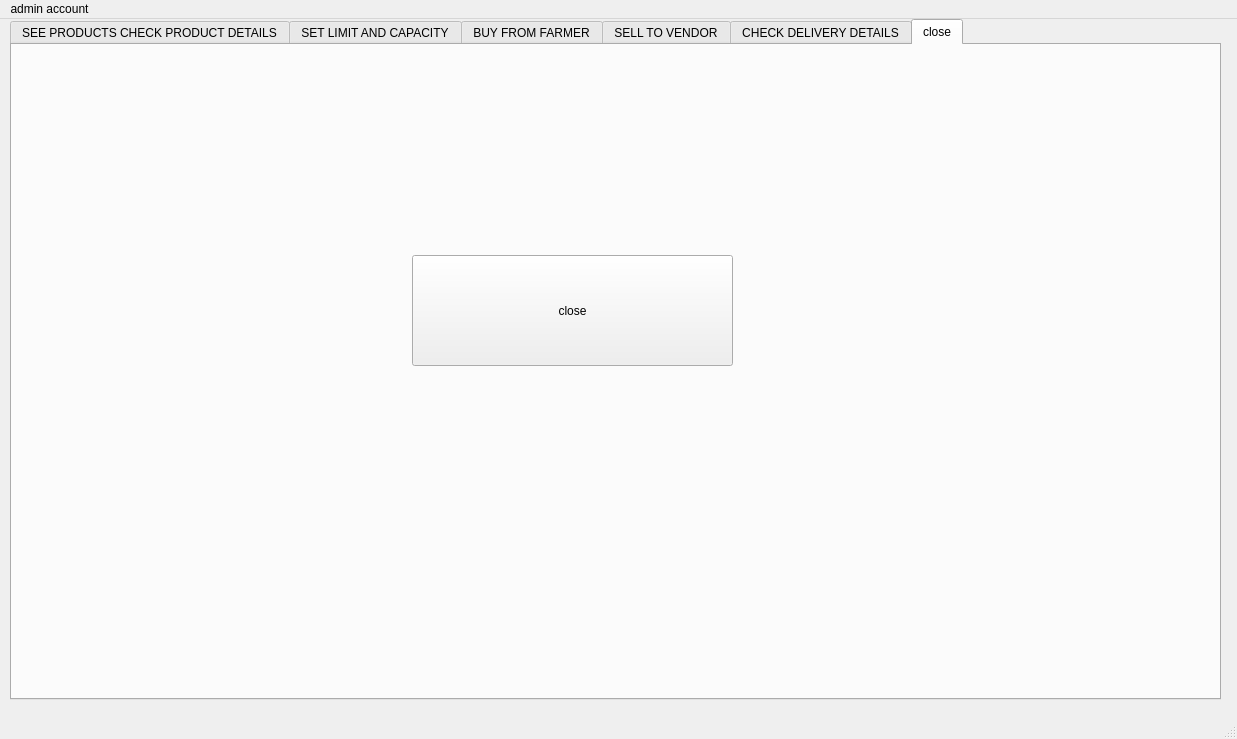
<?xml version="1.0" encoding="UTF-8"?>
<ui version="4.0">
 <class>admin_window</class>
 <widget class="QMainWindow" name="admin_window">
  <property name="geometry">
   <rect>
    <x>0</x>
    <y>0</y>
    <width>1237</width>
    <height>739</height>
   </rect>
  </property>
  <property name="windowTitle">
   <string>MainWindow</string>
  </property>
  <widget class="QWidget" name="centralwidget">
   <widget class="QTabWidget" name="tabWidget">
    <property name="geometry">
     <rect>
      <x>10</x>
      <y>0</y>
      <width>1211</width>
      <height>681</height>
     </rect>
    </property>
    <property name="currentIndex">
     <number>5</number>
    </property>
    <widget class="QWidget" name="tab">
     <attribute name="title">
      <string>SEE PRODUCTS CHECK PRODUCT DETAILS</string>
     </attribute>
     <widget class="QTabWidget" name="tabWidget_3">
      <property name="geometry">
       <rect>
        <x>60</x>
        <y>30</y>
        <width>1081</width>
        <height>591</height>
       </rect>
      </property>
      <property name="currentIndex">
       <number>1</number>
      </property>
      <widget class="QWidget" name="tab_5">
       <attribute name="title">
        <string>SEE ALL PRODUCTS</string>
       </attribute>
       <widget class="QLabel" name="label_5">
        <property name="geometry">
         <rect>
          <x>320</x>
          <y>40</y>
          <width>461</width>
          <height>17</height>
         </rect>
        </property>
        <property name="text">
         <string>THE PRODUCTS THAT ARE STORED IN THIS COLD STORAGE ARE:-</string>
        </property>
       </widget>
       <widget class="QPushButton" name="refresh_again">
        <property name="geometry">
         <rect>
          <x>480</x>
          <y>60</y>
          <width>89</width>
          <height>25</height>
         </rect>
        </property>
        <property name="text">
         <string>REFRESH</string>
        </property>
       </widget>
       <widget class="QScrollArea" name="scrollArea">
        <property name="geometry">
         <rect>
          <x>90</x>
          <y>140</y>
          <width>891</width>
          <height>281</height>
         </rect>
        </property>
        <property name="widgetResizable">
         <bool>true</bool>
        </property>
        <widget class="QWidget" name="scrollAreaWidgetContents">
         <property name="geometry">
          <rect>
           <x>0</x>
           <y>0</y>
           <width>889</width>
           <height>279</height>
          </rect>
         </property>
         <layout class="QVBoxLayout" name="verticalLayout_2">
          <item>
           <widget class="QPushButton" name="pushButton_3">
            <property name="text">
             <string>PushButton</string>
            </property>
           </widget>
          </item>
         </layout>
        </widget>
       </widget>
      </widget>
      <widget class="QWidget" name="tab_6">
       <attribute name="title">
        <string>CHECK INDIVIDUAL PRODUCT DETAILS</string>
       </attribute>
       <widget class="QPushButton" name="pushButton_2">
        <property name="geometry">
         <rect>
          <x>420</x>
          <y>90</y>
          <width>89</width>
          <height>25</height>
         </rect>
        </property>
        <property name="text">
         <string>search</string>
        </property>
       </widget>
       <widget class="QWidget" name="layoutWidget">
        <property name="geometry">
         <rect>
          <x>210</x>
          <y>40</y>
          <width>541</width>
          <height>41</height>
         </rect>
        </property>
        <layout class="QHBoxLayout" name="horizontalLayout_5">
         <item>
          <widget class="QLabel" name="label_9">
           <property name="text">
            <string>enter the product name:-</string>
           </property>
          </widget>
         </item>
         <item>
          <widget class="QLineEdit" name="search_product"/>
         </item>
        </layout>
       </widget>
       <widget class="QLabel" name="label_7">
        <property name="geometry">
         <rect>
          <x>210</x>
          <y>170</y>
          <width>811</width>
          <height>301</height>
         </rect>
        </property>
        <property name="text">
         <string/>
        </property>
       </widget>
      </widget>
     </widget>
    </widget>
    <widget class="QWidget" name="tab_2">
     <attribute name="title">
      <string>SET LIMIT AND CAPACITY</string>
     </attribute>
     <widget class="QTabWidget" name="tabWidget_2">
      <property name="geometry">
       <rect>
        <x>30</x>
        <y>20</y>
        <width>1111</width>
        <height>611</height>
       </rect>
      </property>
      <property name="currentIndex">
       <number>1</number>
      </property>
      <widget class="QWidget" name="tab_3">
       <attribute name="title">
        <string>ADD NEW PRODUCT</string>
       </attribute>
       <widget class="QWidget" name="layoutWidget">
        <property name="geometry">
         <rect>
          <x>220</x>
          <y>50</y>
          <width>641</width>
          <height>251</height>
         </rect>
        </property>
        <layout class="QVBoxLayout" name="verticalLayout">
         <item>
          <layout class="QHBoxLayout" name="horizontalLayout">
           <item>
            <widget class="QLabel" name="label">
             <property name="text">
              <string>PRODUCT NAME</string>
             </property>
            </widget>
           </item>
           <item>
            <widget class="QLineEdit" name="add_name"/>
           </item>
          </layout>
         </item>
         <item>
          <layout class="QHBoxLayout" name="horizontalLayout_2">
           <item>
            <widget class="QLabel" name="label_2">
             <property name="text">
              <string>UPPER LIMIT/DAY(kgs)</string>
             </property>
            </widget>
           </item>
           <item>
            <widget class="QLineEdit" name="add_ul"/>
           </item>
          </layout>
         </item>
         <item>
          <layout class="QHBoxLayout" name="horizontalLayout_3">
           <item>
            <widget class="QLabel" name="label_3">
             <property name="text">
              <string>LOWER LIMIT/DAY(kgs)</string>
             </property>
            </widget>
           </item>
           <item>
            <widget class="QLineEdit" name="add_ll"/>
           </item>
          </layout>
         </item>
         <item>
          <layout class="QHBoxLayout" name="horizontalLayout_4">
           <item>
            <widget class="QLabel" name="label_4">
             <property name="text">
              <string>UPPER LIMIT/VENDOR/DAY(kgs)</string>
             </property>
            </widget>
           </item>
           <item>
            <widget class="QLineEdit" name="add_ulv"/>
           </item>
          </layout>
         </item>
        </layout>
       </widget>
       <widget class="QPushButton" name="pushButton">
        <property name="geometry">
         <rect>
          <x>450</x>
          <y>440</y>
          <width>89</width>
          <height>25</height>
         </rect>
        </property>
        <property name="text">
         <string>add</string>
        </property>
       </widget>
       <widget class="QWidget" name="layoutWidget_2">
        <property name="geometry">
         <rect>
          <x>220</x>
          <y>310</y>
          <width>641</width>
          <height>51</height>
         </rect>
        </property>
        <layout class="QHBoxLayout" name="horizontalLayout_6">
         <item>
          <widget class="QLabel" name="label_6">
           <property name="text">
            <string>CAPACITY ALLOWED(KGS)</string>
           </property>
          </widget>
         </item>
         <item>
          <widget class="QLineEdit" name="add_cap"/>
         </item>
        </layout>
       </widget>
       <widget class="QWidget" name="layoutWidget_3">
        <property name="geometry">
         <rect>
          <x>220</x>
          <y>370</y>
          <width>641</width>
          <height>51</height>
         </rect>
        </property>
        <layout class="QHBoxLayout" name="horizontalLayout_7">
         <item>
          <widget class="QLabel" name="label_23">
           <property name="text">
            <string>PRICE/kg</string>
           </property>
          </widget>
         </item>
         <item>
          <widget class="QLineEdit" name="price_kg"/>
         </item>
        </layout>
       </widget>
       <widget class="QLabel" name="label_36">
        <property name="geometry">
         <rect>
          <x>250</x>
          <y>490</y>
          <width>581</width>
          <height>20</height>
         </rect>
        </property>
        <property name="text">
         <string/>
        </property>
       </widget>
      </widget>
      <widget class="QWidget" name="tab_4">
       <attribute name="title">
        <string>MODIFY</string>
       </attribute>
       <widget class="QPushButton" name="pushButton_7">
        <property name="geometry">
         <rect>
          <x>790</x>
          <y>40</y>
          <width>89</width>
          <height>25</height>
         </rect>
        </property>
        <property name="text">
         <string>SUBMIT</string>
        </property>
       </widget>
       <widget class="QLineEdit" name="lineEdit_12">
        <property name="geometry">
         <rect>
          <x>330</x>
          <y>30</y>
          <width>441</width>
          <height>51</height>
         </rect>
        </property>
       </widget>
       <widget class="QLabel" name="label_8">
        <property name="geometry">
         <rect>
          <x>90</x>
          <y>40</y>
          <width>201</width>
          <height>41</height>
         </rect>
        </property>
        <property name="text">
         <string>ENTER PRODUCT NAME:-</string>
        </property>
       </widget>
       <widget class="QLabel" name="label_42">
        <property name="geometry">
         <rect>
          <x>260</x>
          <y>550</y>
          <width>781</width>
          <height>16</height>
         </rect>
        </property>
        <property name="text">
         <string/>
        </property>
       </widget>
       <widget class="QPushButton" name="pushButton_8">
        <property name="geometry">
         <rect>
          <x>550</x>
          <y>540</y>
          <width>89</width>
          <height>25</height>
         </rect>
        </property>
        <property name="text">
         <string>SUBMIT</string>
        </property>
       </widget>
       <widget class="QWidget" name="layoutWidget">
        <property name="geometry">
         <rect>
          <x>190</x>
          <y>150</y>
          <width>161</width>
          <height>361</height>
         </rect>
        </property>
        <layout class="QVBoxLayout" name="verticalLayout_3">
         <item>
          <widget class="QLabel" name="label_15">
           <property name="text">
            <string>UPPER LIMIT</string>
           </property>
          </widget>
         </item>
         <item>
          <widget class="QLabel" name="label_16">
           <property name="text">
            <string>LOWER LIMIT:-</string>
           </property>
          </widget>
         </item>
         <item>
          <widget class="QLabel" name="label_17">
           <property name="text">
            <string>IND LIMIT</string>
           </property>
          </widget>
         </item>
         <item>
          <widget class="QLabel" name="label_40">
           <property name="text">
            <string>PRICE/KG</string>
           </property>
          </widget>
         </item>
         <item>
          <widget class="QLabel" name="label_41">
           <property name="text">
            <string>CAPACITY:-</string>
           </property>
          </widget>
         </item>
        </layout>
       </widget>
       <widget class="QWidget" name="layoutWidget">
        <property name="geometry">
         <rect>
          <x>350</x>
          <y>140</y>
          <width>661</width>
          <height>381</height>
         </rect>
        </property>
        <layout class="QVBoxLayout" name="verticalLayout_4">
         <item>
          <widget class="QLineEdit" name="lineEdit_13"/>
         </item>
         <item>
          <widget class="QLineEdit" name="lineEdit_14"/>
         </item>
         <item>
          <widget class="QLineEdit" name="lineEdit_15"/>
         </item>
         <item>
          <widget class="QLineEdit" name="lineEdit_16"/>
         </item>
         <item>
          <widget class="QLineEdit" name="lineEdit_17"/>
         </item>
        </layout>
       </widget>
      </widget>
     </widget>
    </widget>
    <widget class="QWidget" name="tab_7">
     <attribute name="title">
      <string>BUY FROM FARMER</string>
     </attribute>
     <widget class="QWidget" name="verticalLayoutWidget">
      <property name="geometry">
       <rect>
        <x>230</x>
        <y>470</y>
        <width>871</width>
        <height>51</height>
       </rect>
      </property>
      <layout class="QVBoxLayout" name="verticalLayout_5">
       <item>
        <widget class="QComboBox" name="comboBox"/>
       </item>
      </layout>
     </widget>
     <widget class="QPushButton" name="pushButton_4">
      <property name="geometry">
       <rect>
        <x>580</x>
        <y>550</y>
        <width>89</width>
        <height>25</height>
       </rect>
      </property>
      <property name="text">
       <string>SUBMIT</string>
      </property>
     </widget>
     <widget class="QPushButton" name="pushButton_6">
      <property name="geometry">
       <rect>
        <x>540</x>
        <y>10</y>
        <width>89</width>
        <height>25</height>
       </rect>
      </property>
      <property name="text">
       <string>refresh</string>
      </property>
     </widget>
     <widget class="QWidget" name="layoutWidget">
      <property name="geometry">
       <rect>
        <x>100</x>
        <y>80</y>
        <width>115</width>
        <height>451</height>
       </rect>
      </property>
      <layout class="QVBoxLayout" name="verticalLayout_6">
       <item>
        <widget class="QLabel" name="label_19">
         <property name="text">
          <string>FARMER NAME:-</string>
         </property>
        </widget>
       </item>
       <item>
        <widget class="QLabel" name="label_20">
         <property name="text">
          <string>QTY:-</string>
         </property>
        </widget>
       </item>
       <item>
        <widget class="QLabel" name="label_21">
         <property name="text">
          <string>DATE OF BUY:-</string>
         </property>
        </widget>
       </item>
       <item>
        <widget class="QLabel" name="label_22">
         <property name="text">
          <string>PRICE/kg:-</string>
         </property>
        </widget>
       </item>
       <item>
        <widget class="QLabel" name="label_24">
         <property name="text">
          <string>TOTAL PRICE:-</string>
         </property>
        </widget>
       </item>
       <item>
        <widget class="QLabel" name="label_18">
         <property name="text">
          <string>SELECT</string>
         </property>
        </widget>
       </item>
      </layout>
     </widget>
     <widget class="QWidget" name="layoutWidget">
      <property name="geometry">
       <rect>
        <x>233</x>
        <y>60</y>
        <width>871</width>
        <height>411</height>
       </rect>
      </property>
      <layout class="QVBoxLayout" name="verticalLayout_7">
       <item>
        <widget class="QLineEdit" name="lineEdit"/>
       </item>
       <item>
        <widget class="QLineEdit" name="lineEdit_2"/>
       </item>
       <item>
        <widget class="QLineEdit" name="lineEdit_3"/>
       </item>
       <item>
        <widget class="QLineEdit" name="lineEdit_4"/>
       </item>
       <item>
        <widget class="QLineEdit" name="lineEdit_5"/>
       </item>
      </layout>
     </widget>
     <widget class="QLabel" name="label_25">
      <property name="geometry">
       <rect>
        <x>180</x>
        <y>610</y>
        <width>891</width>
        <height>20</height>
       </rect>
      </property>
      <property name="text">
       <string/>
      </property>
     </widget>
     <widget class="QLabel" name="label_33">
      <property name="geometry">
       <rect>
        <x>160</x>
        <y>580</y>
        <width>921</width>
        <height>20</height>
       </rect>
      </property>
      <property name="text">
       <string/>
      </property>
     </widget>
    </widget>
    <widget class="QWidget" name="tab_8">
     <attribute name="title">
      <string>SELL TO VENDOR</string>
     </attribute>
     <widget class="QComboBox" name="comboBox_2">
      <property name="geometry">
       <rect>
        <x>270</x>
        <y>460</y>
        <width>821</width>
        <height>25</height>
       </rect>
      </property>
     </widget>
     <widget class="QPushButton" name="refresh_vendor">
      <property name="geometry">
       <rect>
        <x>570</x>
        <y>30</y>
        <width>89</width>
        <height>25</height>
       </rect>
      </property>
      <property name="text">
       <string>refresh</string>
      </property>
     </widget>
     <widget class="QWidget" name="layoutWidget">
      <property name="geometry">
       <rect>
        <x>150</x>
        <y>120</y>
        <width>154</width>
        <height>381</height>
       </rect>
      </property>
      <layout class="QVBoxLayout" name="verticalLayout_9">
       <item>
        <widget class="QLabel" name="label_26">
         <property name="text">
          <string>VENDOR NAME</string>
         </property>
        </widget>
       </item>
       <item>
        <widget class="QLabel" name="label_34">
         <property name="text">
          <string>VENDORS USER:-</string>
         </property>
        </widget>
       </item>
       <item>
        <widget class="QLabel" name="label_27">
         <property name="text">
          <string>QTY:-</string>
         </property>
        </widget>
       </item>
       <item>
        <widget class="QLabel" name="label_28">
         <property name="text">
          <string>PRICE/KG</string>
         </property>
        </widget>
       </item>
       <item>
        <widget class="QLabel" name="label_29">
         <property name="text">
          <string>PRICE:-</string>
         </property>
        </widget>
       </item>
       <item>
        <widget class="QLabel" name="label_30">
         <property name="text">
          <string>DATE OF BUY</string>
         </property>
        </widget>
       </item>
       <item>
        <widget class="QLabel" name="label_31">
         <property name="text">
          <string>PRODUCT NAME</string>
         </property>
        </widget>
       </item>
      </layout>
     </widget>
     <widget class="QWidget" name="layoutWidget">
      <property name="geometry">
       <rect>
        <x>270</x>
        <y>100</y>
        <width>821</width>
        <height>351</height>
       </rect>
      </property>
      <layout class="QVBoxLayout" name="verticalLayout_8">
       <item>
        <widget class="QLineEdit" name="lineEdit_6"/>
       </item>
       <item>
        <widget class="QLineEdit" name="lineEdit_10"/>
       </item>
       <item>
        <widget class="QLineEdit" name="lineEdit_7"/>
       </item>
       <item>
        <widget class="QLineEdit" name="lineEdit_8"/>
       </item>
       <item>
        <widget class="QLineEdit" name="lineEdit_9"/>
       </item>
       <item>
        <widget class="QDateEdit" name="dateEdit">
         <property name="maximumDate">
          <date>
           <year>2019</year>
           <month>12</month>
           <day>31</day>
          </date>
         </property>
         <property name="minimumDate">
          <date>
           <year>2017</year>
           <month>1</month>
           <day>1</day>
          </date>
         </property>
         <property name="calendarPopup">
          <bool>true</bool>
         </property>
        </widget>
       </item>
      </layout>
     </widget>
     <widget class="QPushButton" name="pushButton_5">
      <property name="geometry">
       <rect>
        <x>610</x>
        <y>550</y>
        <width>89</width>
        <height>25</height>
       </rect>
      </property>
      <property name="text">
       <string>SUBMIT</string>
      </property>
     </widget>
     <widget class="QLabel" name="label_32">
      <property name="geometry">
       <rect>
        <x>350</x>
        <y>600</y>
        <width>631</width>
        <height>20</height>
       </rect>
      </property>
      <property name="text">
       <string/>
      </property>
     </widget>
     <widget class="QLabel" name="label_35">
      <property name="geometry">
       <rect>
        <x>370</x>
        <y>510</y>
        <width>631</width>
        <height>20</height>
       </rect>
      </property>
      <property name="text">
       <string/>
      </property>
     </widget>
    </widget>
    <widget class="QWidget" name="tab_9">
     <attribute name="title">
      <string>CHECK DELIVERY DETAILS</string>
     </attribute>
     <widget class="QLabel" name="label_37">
      <property name="geometry">
       <rect>
        <x>130</x>
        <y>60</y>
        <width>151</width>
        <height>31</height>
       </rect>
      </property>
      <property name="text">
       <string>UNIQUE ID:-</string>
      </property>
     </widget>
     <widget class="QLineEdit" name="lineEdit_11">
      <property name="geometry">
       <rect>
        <x>290</x>
        <y>50</y>
        <width>661</width>
        <height>41</height>
       </rect>
      </property>
     </widget>
     <widget class="QLabel" name="label_38">
      <property name="geometry">
       <rect>
        <x>230</x>
        <y>170</y>
        <width>731</width>
        <height>351</height>
       </rect>
      </property>
      <property name="font">
       <font>
        <family>Ubuntu Condensed</family>
        <pointsize>23</pointsize>
        <weight>75</weight>
        <italic>true</italic>
        <bold>true</bold>
       </font>
      </property>
      <property name="text">
       <string/>
      </property>
     </widget>
     <widget class="QPushButton" name="sub">
      <property name="geometry">
       <rect>
        <x>500</x>
        <y>100</y>
        <width>89</width>
        <height>25</height>
       </rect>
      </property>
      <property name="text">
       <string>PushButton</string>
      </property>
     </widget>
    </widget>
    <widget class="QWidget" name="tab_10">
     <attribute name="title">
      <string>close</string>
     </attribute>
     <widget class="QPushButton" name="pushButton_9">
      <property name="geometry">
       <rect>
        <x>400</x>
        <y>210</y>
        <width>321</width>
        <height>111</height>
       </rect>
      </property>
      <property name="text">
       <string>close</string>
      </property>
     </widget>
    </widget>
   </widget>
  </widget>
  <widget class="QMenuBar" name="menubar">
   <property name="geometry">
    <rect>
     <x>0</x>
     <y>0</y>
     <width>1237</width>
     <height>22</height>
    </rect>
   </property>
   <widget class="QMenu" name="menuadmin_account">
    <property name="title">
     <string>admin account</string>
    </property>
   </widget>
   <addaction name="menuadmin_account"/>
  </widget>
  <widget class="QStatusBar" name="statusbar"/>
 </widget>
 <resources/>
 <connections/>
</ui>
